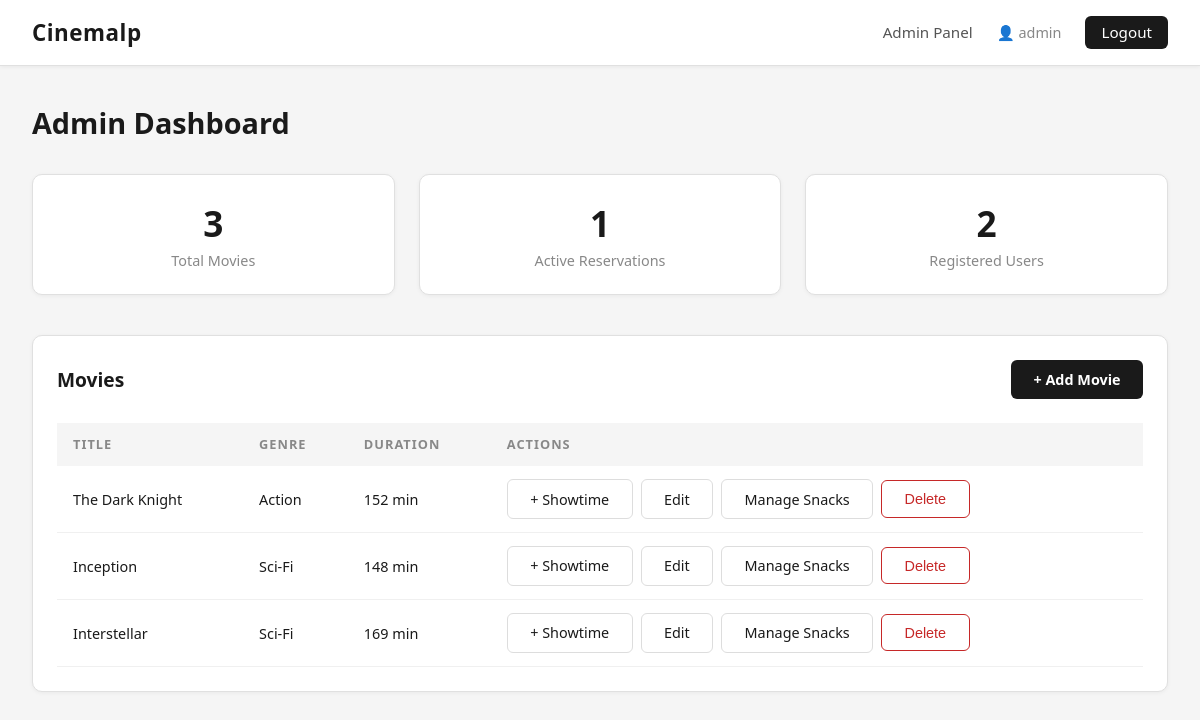
The page /admin (signed in) on the database its author committed.
### tables this page shows
CREATE TABLE movies (
    id INTEGER PRIMARY KEY AUTOINCREMENT,
    title TEXT NOT NULL,
    description TEXT,
    genre TEXT NOT NULL,
    duration_minutes INTEGER NOT NULL,
    poster_url TEXT,
    created_at TIMESTAMP DEFAULT CURRENT_TIMESTAMP
);

### app.py (the view)
@app.route('/admin')
@admin_required
def admin_dashboard():
    db = get_db()
    movies_list = bl.get_all_movies(db)
    total_reservations = db.execute(
        'SELECT COUNT(*) as count FROM reservations WHERE status = "active"'
    ).fetchone()['count']
    total_users = db.execute(
        'SELECT COUNT(*) as count FROM users WHERE is_admin = 0'
    ).fetchone()['count']
    return render_template('admin/dashboard.html',
                           movies=movies_list,
                           total_reservations=total_reservations,
                           total_users=total_users)

### app.py (called while the page is built)
@app.teardown_appcontext
def teardown_db(exception):
    close_db()

### auth.py (called while the page is built)
def admin_required(f):
    @wraps(f)
    def decorated_function(*args, **kwargs):
        if 'user_id' not in session:
            flash('Please log in to access this page.', 'error')
            return redirect(url_for('login'))
        if not session.get('is_admin'):
            flash('You do not have permission to access this page.', 'error')
            return redirect(url_for('movies'))
        return f(*args, **kwargs)
    decorated_function.__name__ = f.__name__
    return decorated_function

### business_logic.py (called while the page is built)
def get_all_movies(db):
    return db.execute('SELECT * FROM movies ORDER BY created_at DESC').fetchall()

### database.py (called while the page is built)
def get_db():
    db = getattr(g, '_database', None)
    if db is None:
        db = g._database = sqlite3.connect(DATABASE)
        db.row_factory = sqlite3.Row
        db.execute("PRAGMA foreign_keys = ON")
    return db

### templates/admin/dashboard.html
{% extends 'base.html' %}
{% block content %}
<div class="page-header">
    <h2>Admin Dashboard</h2>
</div>
<div class="stats-grid">
    <div class="stat-card">
        <h3>{{ movies | length }}</h3>
        <p>Total Movies</p>
    </div>
    <div class="stat-card">
        <h3>{{ total_reservations }}</h3>
        <p>Active Reservations</p>
    </div>
    <div class="stat-card">
        <h3>{{ total_users }}</h3>
        <p>Registered Users</p>
    </div>
</div>
<div class="admin-section">
    <div class="section-header">
        <h3>Movies</h3>
        <a href="{{ url_for('admin_create_movie') }}" class="btn-primary">+ Add Movie</a>
    </div>
    {% if movies %}
    <table class="admin-table">
        <thead>
            <tr>
                <th>Title</th>
                <th>Genre</th>
                <th>Duration</th>
                <th>Actions</th>
            </tr>
        </thead>
        <tbody>
            {% for movie in movies %}
            <tr>
                <td>{{ movie.title }}</td>
                <td>{{ movie.genre }}</td>
                <td>{{ movie.duration_minutes }} min</td>
                <td class="action-buttons">
                    <a href="{{ url_for('admin_create_showtime', movie_id=movie.id) }}"
                       class="btn-secondary">+ Showtime</a>
                    <a href="{{ url_for('admin_edit_movie', movie_id=movie.id) }}"
                       class="btn-secondary">Edit</a>
                    <a href="{{ url_for('admin_snacks') }}" class="btn-secondary">Manage Snacks</a>
                    <form method="POST"
                          action="{{ url_for('admin_delete_movie', movie_id=movie.id) }}"
                          style="display:inline;">
                        <button type="submit" class="btn-danger"
                                onclick="return confirm('Are you sure you want to delete this movie?')">
                            Delete
                        </button>
                    </form>
                </td>
            </tr>
            {% endfor %}
        </tbody>
    </table>
    {% else %}
        <p class="empty-state">No movies yet. Add your first movie!</p>
    {% endif %}
</div>
{% endblock %}

### static/css/style.css (style rules this page uses)
* { margin: 0; padding: 0; box-sizing: border-box; }
body { font-family: 'Segoe UI', Tahoma, Geneva, Verdana, sans-serif; background-color: #f5f5f5; color: #1a1a1a; min-height: 100vh; }
a { text-decoration: none; color: inherit; }
.btn-primary { background-color: #1a1a1a; color: white; padding: 0.6rem 1.4rem; border: none; border-radius: 6px; cursor: pointer; font-size: 0.9rem; font-weight: 600; transition: background-color 0.2s; display: inline-block; }
.btn-secondary { background-color: #ffffff; color: #1a1a1a; padding: 0.6rem 1.4rem; border: 1px solid #ddd; border-radius: 6px; cursor: pointer; font-size: 0.9rem; transition: all 0.2s; display: inline-block; }
.btn-danger { background-color: transparent; color: #c62828; padding: 0.6rem 1.4rem; border: 1px solid #c62828; border-radius: 6px; cursor: pointer; font-size: 0.9rem; transition: all 0.2s; }
.page-header { margin-bottom: 2rem; }
.page-header h2 { font-size: 1.8rem; font-weight: 700; color: #1a1a1a; margin: 0.3rem 0; }
.stats-grid { display: grid; grid-template-columns: repeat(3, 1fr); gap: 1.5rem; margin-bottom: 2.5rem; }
.stat-card { background-color: #ffffff; border: 1px solid #e0e0e0; border-radius: 10px; padding: 1.5rem; text-align: center; box-shadow: 0 1px 4px rgba(0,0,0,0.05); }
.stat-card h3 { font-size: 2.2rem; color: #1a1a1a; font-weight: 700; }
.stat-card p { color: #888; margin-top: 0.3rem; font-size: 0.9rem; }
.admin-section { background-color: #ffffff; border: 1px solid #e0e0e0; border-radius: 10px; padding: 1.5rem; box-shadow: 0 1px 4px rgba(0,0,0,0.05); }
.section-header { display: flex; justify-content: space-between; align-items: center; margin-bottom: 1.5rem; }
.section-header h3 { font-size: 1.2rem; color: #1a1a1a; }
.admin-table { width: 100%; border-collapse: collapse; }
.admin-table th { text-align: left; padding: 0.8rem 1rem; background-color: #f5f5f5; color: #888; font-size: 0.8rem; text-transform: uppercase; letter-spacing: 1px; }
.admin-table td { padding: 0.8rem 1rem; border-bottom: 1px solid #f0f0f0; color: #1a1a1a; font-size: 0.9rem; }
.action-buttons { display: flex; gap: 0.5rem; align-items: center; }

### rows shown on the page
movies: title "The Dark Knight", genre "Action", duration_minutes "152"
movies: title "Inception", genre "Sci-Fi", duration_minutes "148"
movies: title "Interstellar", genre "Sci-Fi", duration_minutes "169"

### other values the page prints
{{ session.username }} "admin"
{{ movies | length }} "3"
{{ total_reservations }} "1"
{{ total_users }} "2"
